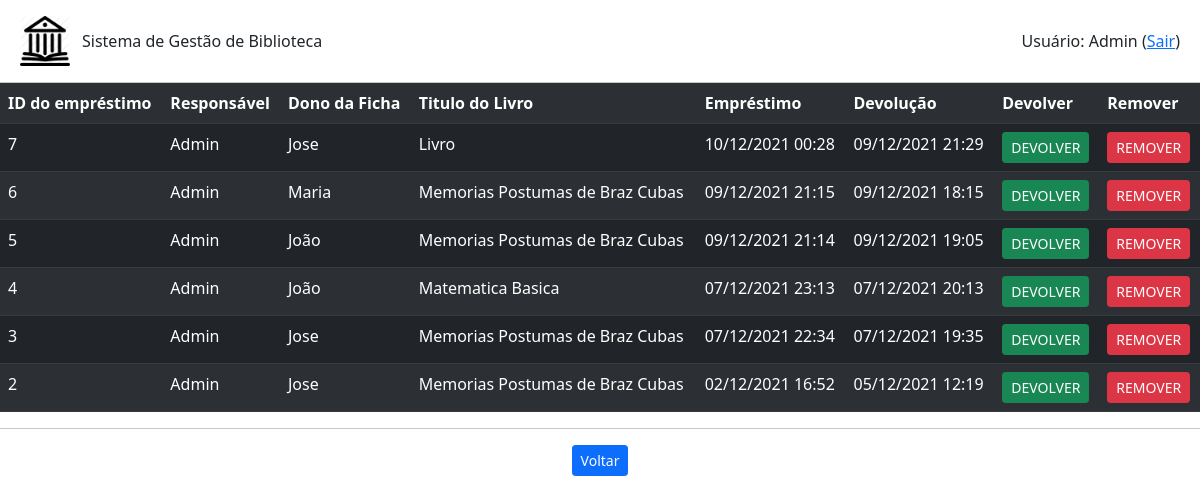
/livro/emprestimo/listar (signed in), run on an earlier commit of the app's database.
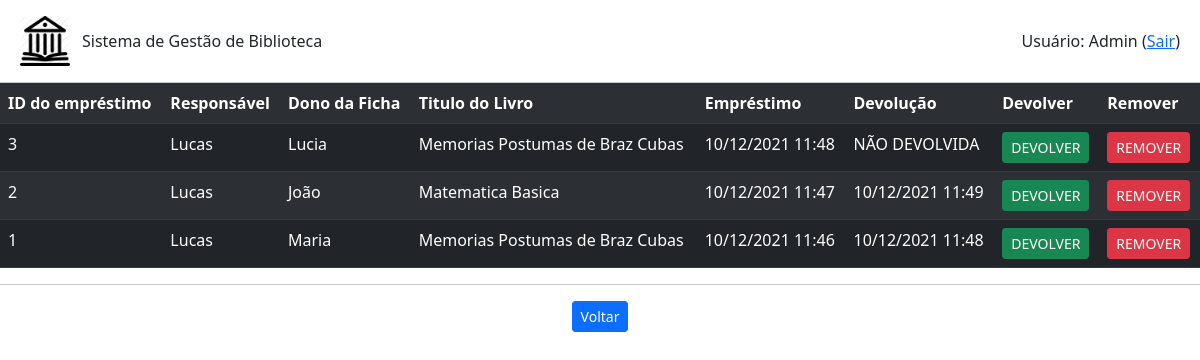
And on a later commit of the database.
### emprestimo.py (models this page shows)
class Emprestimo(db.Model):
    id = db.Column(db.Integer, primary_key=True)
    id_usuario = db.Column(db.Integer,db.ForeignKey('usuario.id'))
    id_livro = db.Column(db.Integer,db.ForeignKey('livro.id'))
    id_ficha = db.Column(db.Integer,db.ForeignKey('ficha.id'))
    data_emprestimo = db.Column(db.DateTime, unique=False, nullable=False)
    data_devolucao = db.Column(db.DateTime, unique=False, nullable=True)

### usuario.py (models this page shows)
class Usuario(db.Model):
    id = db.Column(db.Integer, primary_key=True)
    nome = db.Column(db.String(200), unique=False, nullable=False)
    username = db.Column(db.String(80), unique=True, nullable=False)
    email = db.Column(db.String(120), unique=True, nullable=False)
    telefone = db.Column(db.String(20),unique=False, nullable=False)
    senha = db.Column(db.String(80), unique=False, nullable=False)
    admin = db.Column(db.Boolean(), default=False)
    emprestimo = db.relationship('Emprestimo', backref='usuario', lazy=True)

### ficha.py (models this page shows)
class Ficha(db.Model):
    id = db.Column(db.Integer, primary_key=True)
    nome = db.Column(db.String(200), unique=False, nullable=False)
    cpf = db.Column(db.String(20), unique=True, nullable=False)
    email = db.Column(db.String(120), unique=True, nullable=False)
    emprestimo = db.relationship('Emprestimo', backref='ficha', lazy=True)

### livro.py (models this page shows)
class Livro(db.Model):
    id = db.Column(db.Integer, primary_key=True)
    titulo = db.Column(db.String(200), unique=False, nullable=False)
    autor = db.Column(db.String(80), unique=False, nullable=False)
    genero = db.Column(db.String(120), unique=False, nullable=False)
    disponivel = db.Column(db.Boolean, default=True)
    emprestimo = db.relationship('Emprestimo', backref='livro', lazy=True)

### app.py (the view)
@app.route('/livro/emprestimo/listar')
def listar_emprestimos():
    if session.get('autenticado',False)==False:
        flash(u'Login necessário!', category='warning')
        return(redirect(url_for('login')))
    emprestimos = Emprestimo.query.order_by(Emprestimo.data_emprestimo.desc()).all()
    return(render_template('emprestimos.html', emprestimos=emprestimos))

### templates/emprestimos.html (shortened to what this page needs)
{% extends "base.html" %}
{% block conteudo %}
<table class="table table-dark table-striped">
    <tr>
        <th>ID do empréstimo</th>
        <th>Responsável</th>
        <th>Dono da Ficha</th>
        <th>Titulo do Livro</th>
        <th>Empréstimo</th>
        <th>Devolução</th>
        <th>Devolver</th>
        <th>Remover</th>
    </tr>
    {% for emprestimo in emprestimos %}
        <tr>
            <td>{{emprestimo.id}}</td>
            <td>{{emprestimo.usuario.nome}}</td>
            <td>{{emprestimo.ficha.nome}}</td>
            <td>{{emprestimo.livro.titulo}}</td>
            <td>{{emprestimo.data_emprestimo.strftime('%d/%m/%Y %H:%M')}}</td>
            {% if emprestimo.data_devolucao is not none %}
                <td>{{emprestimo.data_devolucao.strftime('%d/%m/%Y %H:%M')}}</td>
            {% else %}
                <td>NÃO DEVOLVIDA</td>
            {% endif %}
            <td>
                <a class="btn btn-success btn-sm" href="{{url_for('devolver_emprestimo',id_emprestimo=emprestimo.id)}}" role="button">DEVOLVER</a>
            </td>
            <td>
                <a class="btn btn-danger btn-sm" href="{{url_for('remover_emprestimo',id_emprestimo=emprestimo.id)}}" role="button">REMOVER</a>
            </td>
        </tr>
    {% endfor %}
</table>
<hr>
    <div class="row text-center">
        <div class="col mr-1">
            <a class="btn btn-primary btn-sm" href="{{url_for('root')}}" role="button">Voltar</a>
        </div>
    </div>
{% endblock %}

### templates/base.html (shortened to what this page needs)
<!DOCTYPE html>
<html>
    <head>
      <link href="https://cdn.jsdelivr.net/npm/bootstrap@5.1.3/dist/css/bootstrap.min.css" rel="stylesheet">
    </head>
  <body>
    <div class="row mx-0 mb-3 mt-3">
      <div class="col-md-auto ms-2 my-auto" style="width: 62px;">
          <img src="{{url_for('static', filename='Biblioteca_icon.png')}}" style="width: 50px; height: 50px;">
      </div>
      <div class="col my-auto" style="height: 100%;">
        Sistema de Gestão de Biblioteca
      </div>
      <div class="col text-end me-2 my-auto" style="height: 100%;">
        {% if session.get('autenticado',False)==False %}
          <a class="btn btn-primary" href="{{url_for('login')}}" role="button">Entrar</a>
        {% else %}
          Usuário: {{session.get('nome')}}
          (<a href="{{url_for('logout')}}">Sair</a>)
        {% endif %}
      </div>
    </div>
    <hr class="my-0">
    {% block conteudo %}
    {% endblock %}
  </body>
</html>

What changed in the data, as far as the page shows it:
removed Emprestimo: id "7", usuario.nome "Admin", ficha.nome "Jose", livro.titulo "Livro", data_emprestimo "10/12/2021 00:28", data_devolucao "09/12/2021 21:29"
removed Emprestimo: id "6", usuario.nome "Admin", ficha.nome "Maria", livro.titulo "Memorias Postumas de Braz Cubas", data_emprestimo "09/12/2021 21:15", data_devolucao "09/12/2021 18:15"
removed Emprestimo: id "5", usuario.nome "Admin", ficha.nome "João", livro.titulo "Memorias Postumas de Braz Cubas", data_emprestimo "09/12/2021 21:14", data_devolucao "09/12/2021 19:05"
removed Emprestimo: id "4", usuario.nome "Admin", ficha.nome "João", livro.titulo "Matematica Basica", data_emprestimo "07/12/2021 23:13", data_devolucao "07/12/2021 20:13"
changed Emprestimo id 3: usuario.nome "Admin" → "Lucas"; ficha.nome "Jose" → "Lucia"; data_emprestimo "07/12/2021 22:34" → "10/12/2021 11:48"; data_devolucao "07/12/2021 19:35" → (not shown); now shows "NÃO DEVOLVIDA"
changed Emprestimo id 2: usuario.nome "Admin" → "Lucas"; ficha.nome "Jose" → "João"; livro.titulo "Memorias Postumas de Braz Cubas" → "Matematica Basica"; data_emprestimo "02/12/2021 16:52" → "10/12/2021 11:47"; data_devolucao "05/12/2021 12:19" → "10/12/2021 11:49"
added Emprestimo: id "1", usuario.nome "Lucas", ficha.nome "Maria", livro.titulo "Memorias Postumas de Braz Cubas", data_emprestimo "10/12/2021 11:46", data_devolucao "10/12/2021 11:48"
